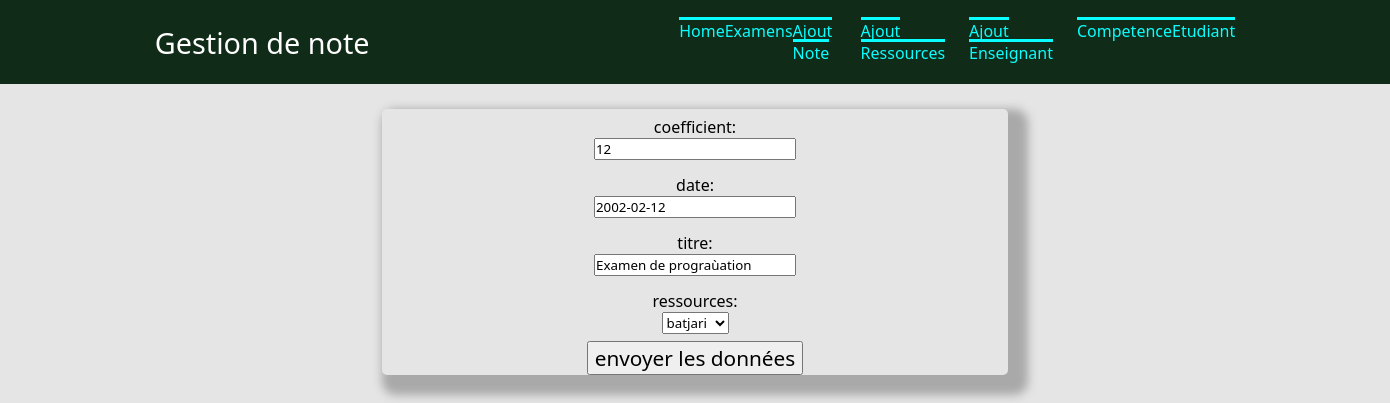
/gestion/update_exa/3, run on an earlier commit of the app's database.
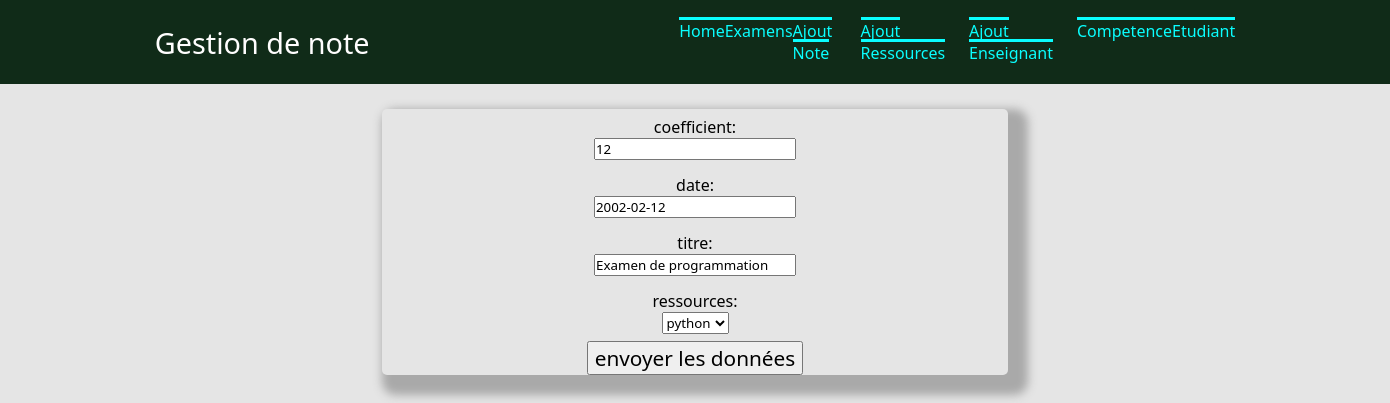
And on a later commit of the database.
### gestion/models.py (models this page shows, shortened)
class Examens(models.Model):
    titre = models.CharField(max_length=100)
    date = models.DateField(blank=True, null = True)
    coefficient = models.CharField(max_length=100)
    ressources = models.ForeignKey('Ressources', on_delete=models.CASCADE,null = True,)
    def dico(self):
        return {"titre": self.titre,"date": self.date, "coefficient": self.coefficient,"ressources": self.ressources,}

### gestion/views.py (the view)
# urls.py: path("update_exa/<int:id>", views.update_exa),
def update_exa(request, id):
    examens = models.Examens.objects.get(pk=id)
    exform = ExamensForm(examens.dico())
    return render(request,"gestion/update_exa.html",{"exform": exform,"id":id})

### gestion/forms.py
class ExamensForm(ModelForm):
    class Meta:
        model = models.Examens
        fields = ('coefficient','date','titre','ressources')
        labels = {
            'coefficient': _('coefficient'),
            'date': _('date'),
            'titre': _('titre'),
            'ressources': _('ressources'),
        }
        localized_fields = ('date',)

### gestion/models.py (called while the page is built)
    def __str__(self):
        return  self.nom

### gestion/templates/gestion/update_exa.html (shortened to what this page needs)
     {% extends "gestion/main.html" %}
{%block content %}
    <form method="post" action="/gestion/traitementupdate_exa/{{id}}">
    {{ exform.as_p }}
        <input type="submit" value="envoyer les données">
    </form>
{% endblock %}

What changed in the data, as far as the page shows it:
changed Examens: titre "Examen de prograùation" → "Examen de programmation"; ressources "batjari" → "python"
